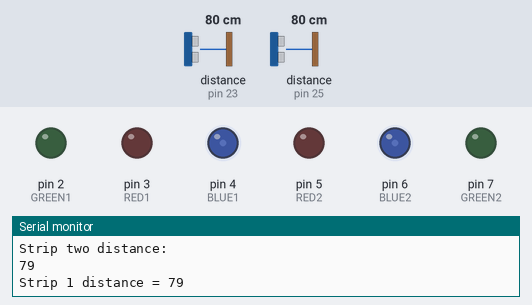
Recording of a sketch running on a simulated Arduino Mega 2560, built with avr-gcc and run on an emulated ATmega2560. Parts: output pins drawn as LEDs (lit = HIGH), the last lines printed to the serial monitor. Wiring (inferred from the names in the program): 2 × ultrasonic range finder: trigger pin 22, echo pin 23 / trigger pin 24, echo pin 25. The test bench sets the inputs (shaded band); at power-on: distance to the obstacle (sensors on pin 23, pin 25) 80 cm. The echo pulse lasts 58.3 µs per cm; pins used as bus, display or sensor lines are not drawn.

Above: at 1.2 s.
1.3 s: distance to the obstacle (sensor on pin 23) set to 53 cm
4.3 s: distance to the obstacle (sensor on pin 23) set to 46 cm
At 6.2 s:
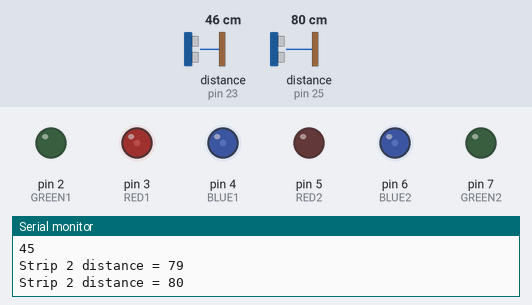
6.7 s: distance to the obstacle (sensor on pin 25) set to 55 cm
9.7 s: distance to the obstacle (sensor on pin 25) set to 46 cm
At 11.7 s:
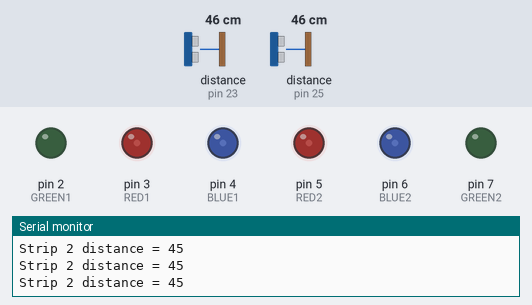
12.0 s: distance to the obstacle (sensor on pin 23) set to 27 cm
15.0 s: distance to the obstacle (sensor on pin 23) set to 23 cm
At 17.5 s:
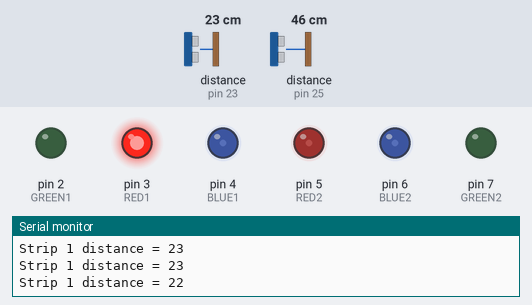
Timing chart, 0 to 18.6 s (numbered marks = the images above; inputs shaded):
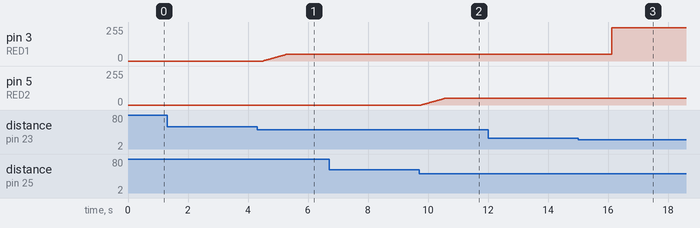

The sketch:

rgbultrasonic.ino
```cpp
#define ECHO1 23
#define TRIG1 22
#define ECHO2 25
#define TRIG2 24

#define RED1 3
#define BLUE1 4
#define GREEN1 2

#define RED2 5
#define BLUE2 6
#define GREEN2 7

int lastMode1 = 0;
int lastMode2 = 0;

static int OUT_OF_RANGE = 0,
           ONE_METER = 1,
           HALF_METER = 2,
           STRIP_ONE = 1,
           STRIP_TWO = 2;


void setup() {
  // put your setup code here, to run once:
  pinMode(RED1, OUTPUT);
  pinMode(BLUE1, OUTPUT);
  pinMode(GREEN1, OUTPUT);
  pinMode(RED2, OUTPUT);
  pinMode(BLUE2, OUTPUT);
  pinMode(GREEN2, OUTPUT);

  // ultrasonic
  pinMode(TRIG1, OUTPUT);
  pinMode(ECHO1, INPUT);
  pinMode(TRIG2, OUTPUT);
  pinMode(ECHO2, INPUT);

  Serial.begin(9600);

  rgb(0, 0, 50, RED1, GREEN1, BLUE1);
  rgb(0, 0, 50, RED2, GREEN2, BLUE2);

}

void loop() {

  loopOnStrip(RED1, GREEN1, BLUE1, TRIG1, ECHO1, lastMode1, STRIP_ONE);
  loopOnStrip(RED2, GREEN2, BLUE2, TRIG2, ECHO2, lastMode2, STRIP_TWO);

}


void loopOnStrip(int pinRed, int pinGreen, int pinBlue, int pinTrig, int pinEcho, int lastMode,int whichStrip) {
  long minDuration = 2000000.;
  int trials = 5;
  for (int i = 0; i < trials; i++) {
    digitalWrite(pinTrig, LOW);
    delayMicroseconds(20);

    digitalWrite(pinTrig, HIGH);
    delayMicroseconds(100);
    digitalWrite(pinTrig, LOW);

    long tempDuration = pulseIn(pinEcho, HIGH);

    Serial.print("Strip ");
    Serial.print(whichStrip);
    Serial.print(" distance = ");
    Serial.println(durationToDistance(tempDuration));
    if (tempDuration < minDuration) {
      minDuration = tempDuration;
    }
  }

  long distance = durationToDistance(minDuration);

  if (whichStrip == STRIP_TWO) {
    Serial.println("Strip two distance: ");
    Serial.println(distance);
  } else {
    Serial.println("Strip one distance: ");
    Serial.println(distance);
  }

  if (distance < 50 && distance >= 25) {
    if (lastMode == ONE_METER) {
      //do nothing
    }
    else if (lastMode == OUT_OF_RANGE) {
      if (whichStrip == STRIP_ONE) {
        lastMode1 = ONE_METER;
      } else if (whichStrip == STRIP_TWO) {
        lastMode2 = ONE_METER;
      }
      fadeColor(0, 0, 50, 50, 0, 50, 3, pinRed, pinGreen, pinBlue);
    }
    else if (lastMode == HALF_METER) {
      if (whichStrip == STRIP_ONE) {
        lastMode1 = ONE_METER;
      } else if (whichStrip == STRIP_TWO) {
        lastMode2 = ONE_METER;
      }
      fadeColor(250, 0, 50, 50, 0, 50, 3, pinRed, pinGreen, pinBlue);
    }
  } else if (distance < 25) {
    if (lastMode == HALF_METER) {
      //do nothing
    }
    else if (lastMode == ONE_METER) {
      if (whichStrip == STRIP_ONE) {
        lastMode1 = HALF_METER;
      } else if (whichStrip == STRIP_TWO) {
        lastMode2 = HALF_METER;
      }
      fadeColor(50, 0, 50, 250, 0, 50, 3, pinRed, pinGreen, pinBlue);
    }
    else if (lastMode == OUT_OF_RANGE) {
      if (whichStrip == STRIP_ONE) {
        lastMode1 = HALF_METER;
      } else if (whichStrip == STRIP_TWO) {
        lastMode2 = HALF_METER;
      }
      fadeColor(0, 0, 50, 250, 0, 50, 3, pinRed, pinGreen, pinBlue);
    }
  } else {
    if (lastMode == OUT_OF_RANGE) {
      //do nothing
    }
    else if (lastMode == HALF_METER) {
      if (whichStrip == STRIP_ONE) {
        lastMode1 = OUT_OF_RANGE;
      } else if (whichStrip == STRIP_TWO) {
        lastMode2 = OUT_OF_RANGE;
      }
      fadeColor(250, 0, 50, 0, 0, 50, 3, pinRed, pinGreen, pinBlue);
    } else if (lastMode == ONE_METER) {
      if (whichStrip == STRIP_ONE) {
        lastMode1 = OUT_OF_RANGE;
      } else if (whichStrip == STRIP_TWO) {
        lastMode2 = OUT_OF_RANGE;
      }
      fadeColor(50, 0, 50, 0, 0, 50, 3, pinRed, pinGreen, pinBlue);
    }
  }

}

long durationToDistance(long duration) {
  return duration * (0.0344 / 2);
}

//void logDistance(int distance) {
//  if(distance < 50) {
//     int brightness = 250 - (log(distance * 5) * (250/5.51));
//     rgb(brightness, 0, brightness);
//  } else {
//     rgb(0, 0, 0);
//  }
//}

//void simpleBlink() {
//  digitalWrite(RED, HIGH);
//  delay(500);
//  digitalWrite(BLUE, HIGH);
//  delay(500);
//  digitalWrite(GREEN, HIGH);
//  delay(500);
//  digitalWrite(RED, LOW);
//  delay(500);
//  digitalWrite(BLUE, LOW);
//  delay(500);
//  digitalWrite(GREEN, LOW);
//  delay(500);
//}

//void fastBlink() {
//  int flash = 250;
//  digitalWrite(RED, HIGH);
//  delay(flash);
//  digitalWrite(BLUE, HIGH);
//  delay(flash);
//  digitalWrite(GREEN, HIGH);
//  delay(flash);
//  digitalWrite(RED, LOW);
//  delay(flash);
//  digitalWrite(BLUE, LOW);
//  delay(flash);
//  digitalWrite(GREEN, LOW);
//  delay(flash);
//}

//void fadeBlue() {
//  for (int r = 0; r < 256; r++) {
//    delay(5);
//    analogWrite(BLUE, r);
//  }
//  // delay(100);
//  for (int r = 256; r >= 0; r--) {
//    analogWrite(BLUE, r);
//    delay(5);
//  }
//}
//
//void fadeRed() {
//  for (int r = 0; r < 256; r++) {
//    analogWrite(RED1, r);
//    delay(5);
//  }
//  for (int r = 256; r >= 0; r--) {
//    analogWrite(RED1, r);
//    delay(5);
//  }
//}
//
//void fadeGreen() {
//  for (int r = 0; r < 250; r++) {
//    analogWrite(GREEN1, r);
//    delay(5);
//  }
//  for (int r = 250; r >= 0; r--) {
//    analogWrite(GREEN1, r);
//    delay(5);
//  }
//}

void fadeColor(int startR, int startG,
               int startB, int endR,
               int endG, int endB, int pause, int pinRed, int pinGreen, int pinBlue) {
  double incR = (double) (endR - startR) / (double) 255 ;
  double incB = (double) (endB - startB) / (double) 255 ;
  double incG = (double) (endG - startG) / (double) 255 ;
  for (int i = 0; i < 255; i++) {
    int newR = startR + (i * incR);
    int newB = startB + (i * incB);
    int newG = startG + (i * incG);
    rgb(newR, newG, newB, pinRed, pinGreen, pinBlue);
    delay(pause);
  }
}

void rgb(int r, int g, int b, int pinRed, int pinGreen, int pinBlue) {
  analogWrite(pinRed, r);
  analogWrite(pinGreen, g);
  analogWrite(pinBlue, b);
}
```

Measured:
- the behaviour switches between 51 and 50 cm on distance to the obstacle (sensor on pin 23) (found by bisection; images 0 and 1)
- the behaviour switches between 51 and 50 cm on distance to the obstacle (sensor on pin 25) (found by bisection; images 1 and 2)
- the behaviour switches between 26 and 25 cm on distance to the obstacle (sensor on pin 23) (found by bisection; images 2 and 3)
- after the input at 4.3 s, pin 3 (RED1): moves from 0/255 to 49/255 over 0.76 s, starting after 0.20 s
- after the input at 9.7 s, pin 5 (RED2): moves from 0/255 to 49/255 over 0.76 s, starting after 0.08 s
- after the input at 15.0 s, pin 3 (RED1): 49/255 → 249/255 after 1.1 s
